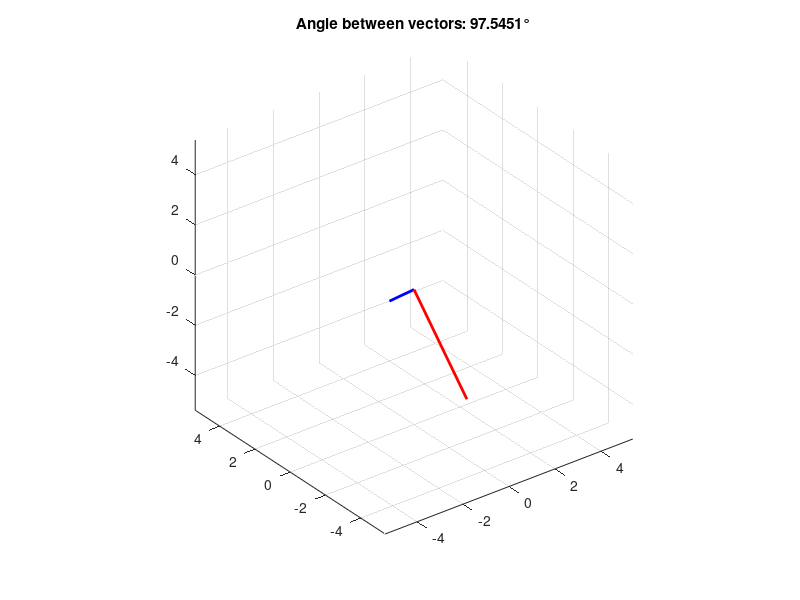

MATLAB code to generate this figure:
%%
%     COURSE: Linear algebra: theory and implementation
%    SECTION: Vectors
%      VIDEO: The dot product from a geometric perspective
% Instructor: sincxpress.com
% Course url: https://www.udemy.com/course/linear-algebra-theory-and-implementation/?couponCode=202110
%
%%
clear, clc

%%


% two vectors
v1 = [ 2  4 -3 ];
v2 = [ 0 -3 -3 ];

% compute the angle (radians) between two vectors
ang = acos( dot(v1,v2) / (norm(v1)*norm(v2)) );


% draw them
figure(4), clf
plot3([0 v1(1)],[0 v1(2)],[0 v1(3)],'b','linew',2)
hold on
plot3([0 v2(1)],[0 v2(2)],[0 v2(3)],'r','linew',2)

axmax = max([ norm(v1) norm(v2) ]);
axis([-1 1 -1 1 -1 1]*axmax)
grid on, rotate3d on, axis square
title([ 'Angle between vectors: ' num2str(rad2deg(ang)) '°' ])

%% equivalence of algebraic and geometric dot product formulas

% two vectors
v1 = [ 2  4 -3 ];
v2 = [ 0 -3 -3 ];


% algebraic
dp_a = sum( v1.*v2 );  % == dot(v1,v2)

% geometric
dp_g = norm(v1)*norm(v2)*cos(ang);

% print dot product to command
disp([ 'Algebra: ' num2str(dp_a) ', geometry: ' num2str(dp_g) ])

%% quiz 3

% Are the following vectors orthogonal? 

a = [ 16 -2 4 ]; 
b = [ .5 2 -1 ];

agl = rad2deg(acos( dot(a,b) / (norm(a)*norm(b)) ));


%% done.
